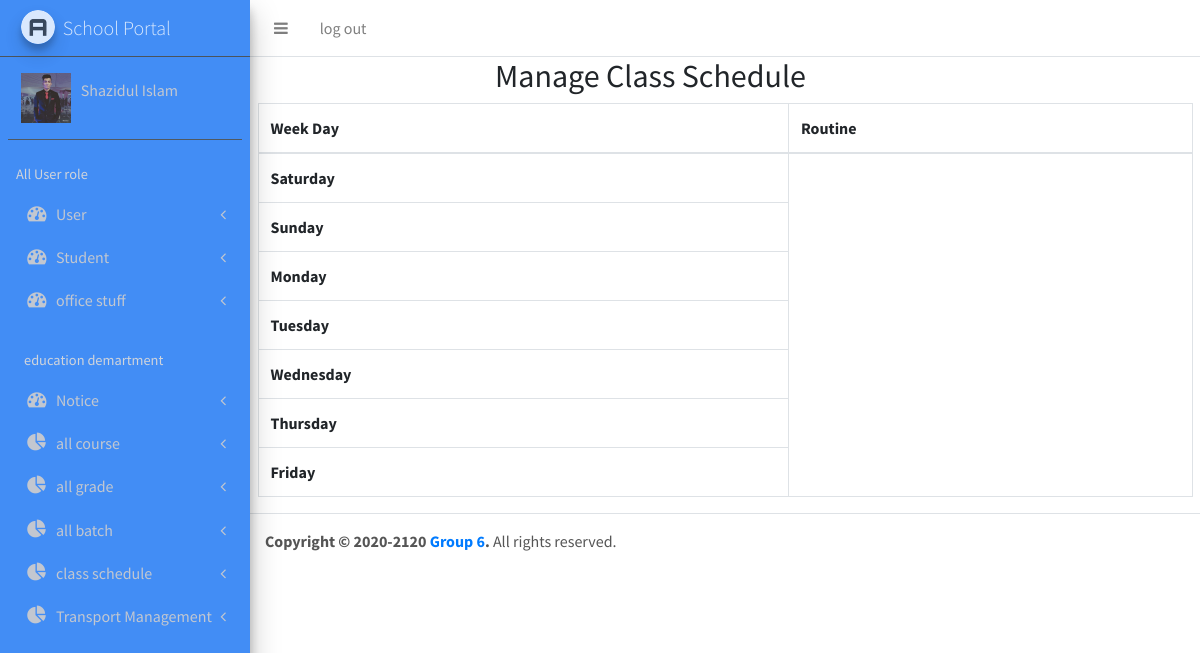
The page /superadmin/schedule.php (signed in) on the database its author committed.
### tables this page shows
CREATE TABLE `week_day` (
  `id` int(4) NOT NULL,
  `day` varchar(255) NOT NULL
);

### superadmin/schedule.php (the view, shortened to what this page needs)
<?php
    include"includes/header.php";
    include"includes/navbar.php";
    include"includes/sidebar.php";
?>
  <section class="addmentor-header-section" style="margin-left: 250px;">
    <div class="container">
      <?php
        if( $_SESSION['mentorUserName'] ){
          $do = isset($_GET['do']) ? $_GET['do'] : 'manage';
          if( $do == 'manage' ){
      ?>
      <div class="row">
        <div class="col-md-6 offset-md-3">
          <h2>Manage Class Schedule</h2>
        </div>
      </div>
      <table class="table table-bordered">
        <thead>
          <tr>
            <th scope="col">Week Day</th>
            <th scope="col">Routine</th>
          </tr>
        </thead>
        <tbody>
          <?php
          $query = " SELECT * FROM week_day ";
          $get_week_day = mysqli_query($connect,$query);
          while( $row = mysqli_fetch_assoc($get_week_day) ) {
            $week_day   = $row['day'];
          ?>
          <tr>
            <th scope="row"><?php echo $week_day; ?></th>
          </tr>
          <?php
          }
          ?>
        </tbody>
      </table>
      <?php
          }
      }
      ?>
    </div>
  </section>
<?php
  include"includes/footer.php";
?>

### rows shown on the page
week_day: day "Saturday"
week_day: day "Sunday"
week_day: day "Monday"
week_day: day "Tuesday"
week_day: day "Wednesday"
week_day: day "Thursday"
week_day: day "Friday"

### other values the page prints
$_SESSION['mentorFullname'] "Shazidul Islam"
